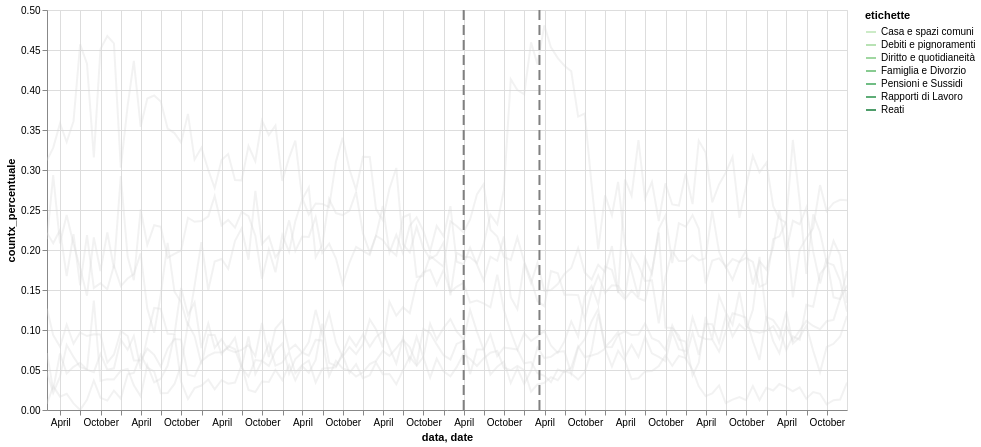

Specify this chart in Vega-Lite:
### Vega-Lite specification from a JSON file in a GitHub repository (floating-point values rounded to 4 significant figures; data arrays with more than 128 entries replaced by an {"elided": "..."} marker saying what was removed)
{"config": {"view": {"continuousWidth": 300, "continuousHeight": 300}}, "layer": [{"data": {"name": "data-00e296f715707b376fd5ea10b95a0d0f"}, "mark": {"type": "line", "filled": false}, "encoding": {"color": {"condition": {"param": "param_104", "empty": false, "field": "etichette", "scale": {"scheme": "greens"}, "type": "nominal"}, "value": "lightgray"}, "opacity": {"condition": {"param": "param_104", "value": 1, "empty": false}, "value": 0.3}, "tooltip": [{"field": "data", "type": "temporal"}, {"field": "countx_percentuale", "type": "quantitative"}, {"field": "etichette", "type": "nominal"}], "x": {"field": "data", "type": "temporal"}, "y": {"field": "countx_percentuale", "type": "quantitative"}}, "name": "view_36"}, {"data": {"name": "data-c68f2316896624d3eb521d51bba03c12"}, "mark": {"type": "rule", "color": "grey", "strokeDash": [10, 5]}, "encoding": {"size": {"value": 2}, "tooltip": [{"field": "event", "type": "nominal"}], "x": {"field": "date", "type": "temporal"}}}], "height": 400, "params": [{"name": "param_104", "select": {"type": "point", "fields": ["etichette"]}, "bind": "legend", "views": ["view_36"]}, {"name": "param_105", "select": {"type": "interval", "encodings": ["x", "y"]}, "bind": "scales", "views": ["view_36"]}, {"name": "param_106", "select": {"type": "interval", "encodings": ["x", "y"]}, "bind": "scales", "views": ["view_36"]}], "width": 800, "$schema": "https://vega.github.io/schema/vega-lite/v5.17.0.json", "datasets": {"data-00e296f715707b376fd5ea10b95a0d0f": {"elided": "840 records"}, "data-c68f2316896624d3eb521d51bba03c12": [{"date": "2020-03-09", "event": "Covid"}, {"date": "2019-04-01", "event": "Reddito di cittadinanza"}]}}
